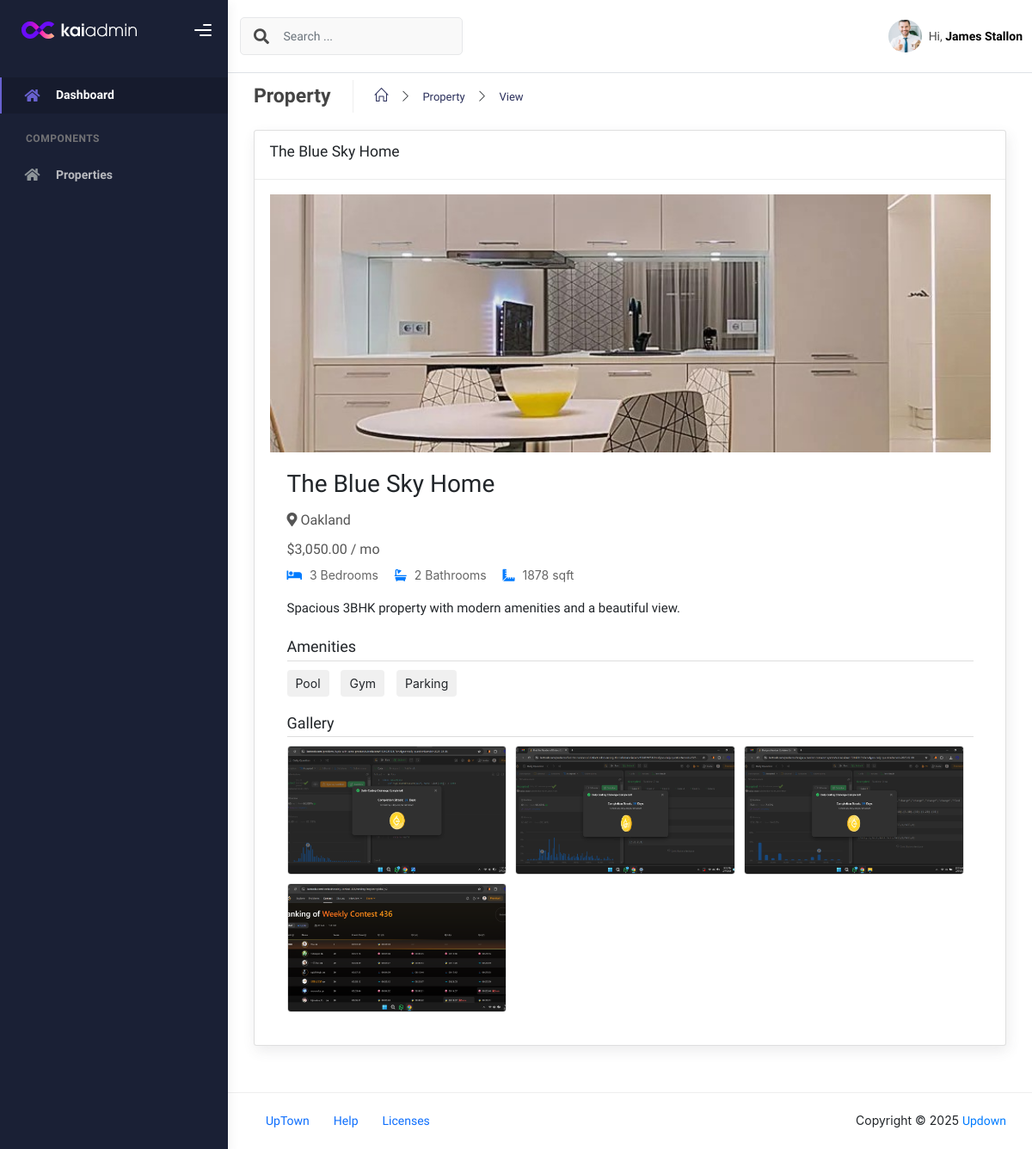
Screenshot of /dashboard/view-property.php?id=1 (signed in) with the database file from the repository.
### tables this page shows
CREATE TABLE properties (
    id INT AUTO_INCREMENT PRIMARY KEY,
    category_id INT,                       
    title VARCHAR(255) NOT NULL,           
    description TEXT,                      
    location VARCHAR(255) NOT NULL,         
    rent_price DECIMAL(10,2) NOT NULL,       
    old_price DECIMAL(10,2),                 
    bedrooms INT,                          
    bathrooms INT,                         
    area INT,                              
    image_url VARCHAR(255),                
    agent_id INT,                          
    status ENUM('available', 'sold', 'rented') DEFAULT 'available',
    created_at TIMESTAMP DEFAULT CURRENT_TIMESTAMP,
    FOREIGN KEY (category_id) REFERENCES property_categories(id) ON DELETE SET NULL,
    FOREIGN KEY (agent_id) REFERENCES users(id) ON DELETE SET NULL
);

CREATE TABLE uploads (
    id INT AUTO_INCREMENT PRIMARY KEY,
    property_id INT,
    image_url VARCHAR(255),
    FOREIGN KEY (property_id) REFERENCES properties(id) ON DELETE CASCADE
);

### dashboard/backend/detail-property.php (called while the page is built, shortened)
<?php
$id = isset($_GET['id']) ? intval($_GET['id']) : 0;
$stmt = $conn->prepare("
    SELECT p.*,
           c.name AS category_name,
           GROUP_CONCAT(a.name SEPARATOR ', ') AS amenity_list
    FROM properties p
    LEFT JOIN property_categories c ON p.category_id = c.id
    LEFT JOIN property_amenities pa ON p.id = pa.property_id
    LEFT JOIN amenities a ON pa.amenity_id = a.id
    WHERE p.id = :id
    GROUP BY p.id
");
$stmt->bindParam(':id', $id, PDO::PARAM_INT);
$stmt->execute();
$property = $stmt->fetch(PDO::FETCH_ASSOC);
if (!empty($property['amenity_list'])) {
    $amenityList = explode(', ', $property['amenity_list']);
}
$stmtImages = $conn->prepare("SELECT * FROM uploads WHERE property_id = :id");
$stmtImages->bindParam(':id', $id, PDO::PARAM_INT);
$stmtImages->execute();
$galleryImages = $stmtImages->fetchAll(PDO::FETCH_ASSOC);

### dashboard/view-property.php (the view, shortened to what this page needs)
<?php
require_once "components/header.php";
require_once "backend/detail-property.php";
?>
<link rel="stylesheet" href="https://cdnjs.cloudflare.com/ajax/libs/font-awesome/5.15.4/css/all.min.css">
<link rel="stylesheet" href="https://stackpath.bootstrapcdn.com/bootstrap/4.5.2/css/bootstrap.min.css">
<div class="col-md-12">
    <div class="card">
        <div class="card-header">
            <h5 class="fw-mediumbold"><?php echo htmlspecialchars($property['title']); ?></h5>
        </div>
        <div class="card-body">
            <div>
                <div class="property-image" style="background-image: url('<?php echo htmlspecialchars($property['image_url']); ?>');"></div>
                <div class="property-details">
                    <h2><?php echo htmlspecialchars($property['title']); ?></h2>
                    <p class="property-location"><i class="fas fa-map-marker-alt"></i> <?php echo htmlspecialchars($property['location']); ?></p>
                    <p class="property-price">$<?php echo number_format($property['rent_price'], 2); ?> / mo</p>
                    <div class="property-features">
                        <span><i class="fas fa-bed"></i> <?php echo htmlspecialchars($property['bedrooms']); ?> Bedrooms</span>
                        <span><i class="fas fa-bath"></i> <?php echo htmlspecialchars($property['bathrooms']); ?> Bathrooms</span>
                        <span><i class="fas fa-ruler-combined"></i> <?php echo htmlspecialchars($property['area']); ?> sqft</span>
                    </div>
                    <div class="property-description">
                        <p><?php echo htmlspecialchars($property['description']); ?></p>
                    </div>
                    <?php if (!empty($amenityList)): ?>
                        <div class="property-amenities">
                            <h5>Amenities</h5>
                            <ul>
                                <?php foreach ($amenityList as $amenity): ?>
                                    <li><?php echo htmlspecialchars($amenity); ?></li>
                                <?php endforeach; ?>
                            </ul>
                        </div>
                    <?php endif; ?>
                    <?php if (!empty($galleryImages)): ?>
                        <div class="property-gallery">
                            <h5>Gallery</h5>
                            <div class="gallery">
                                <?php foreach ($galleryImages as $img): ?>
                                    <div class="gallery-item">
                                        <img src="<?php echo htmlspecialchars($img['image_url']); ?>" alt="<?php echo htmlspecialchars($property['title']); ?>">
                                    </div>
                                <?php endforeach; ?>
                            </div>
                        </div>
                    <?php endif; ?>
                </div>
            </div>
        </div>
    </div>
</div>
<?php require_once "components/footer.php"; ?>
</body>
</html>

### dashboard/view-property.php (style rules this page uses)
.property-image { width: 100%; height: 300px; background-size: cover; background-position: center; overflow: hidden; }
.property-details { padding: 20px; }
.property-details h2 { margin-top: 0; margin-bottom: 10px; }
.property-location, .property-price { font-size: 16px; margin: 5px 0; color: #555; }
.property-description { margin: 15px 0; }
.property-features span { display: inline-block; margin-right: 15px; font-size: 14px; color: #666; }
.property-features span i { margin-right: 5px; color: #007bff; }
.property-amenities h5 { margin-top: 20px; font-size: 18px; border-bottom: 1px solid #ddd; padding-bottom: 5px; }
.property-amenities ul { list-style: none; padding-left: 0; margin: 10px 0; }
.property-amenities ul li { display: inline-block; margin-right: 10px; background: #f0f0f0; padding: 5px 10px; border-radius: 4px; font-size: 14px; }
.property-gallery h5 { margin-top: 20px; font-size: 18px; border-bottom: 1px solid #ddd; padding-bottom: 5px; }
.gallery { display: flex; flex-wrap: wrap; gap: 10px; margin-top: 10px; }
.gallery-item { width: calc(33.333% - 10px); height: 150px; overflow: hidden; border: 1px solid #ddd; border-radius: 4px; }
.gallery-item img { width: 100%; height: 100%; object-fit: cover; }

### rows the page displays
properties: title "The Blue Sky Home", image_url (picture), location "Oakland", rent_price "3,050.00", bedrooms "3", bathrooms "2", area "1878", description "Spacious 3BHK property with modern amenities and a beautiful view."
uploads: image_url (picture)
uploads: image_url (picture)
uploads: image_url (picture)
uploads: image_url (picture)

### other values shown
$_SESSION['name'] "James Stallon"
$title "Property"
$mainPage "Property"
$page "View"
$amenity "Pool"
$amenity "Gym"
$amenity "Parking"
